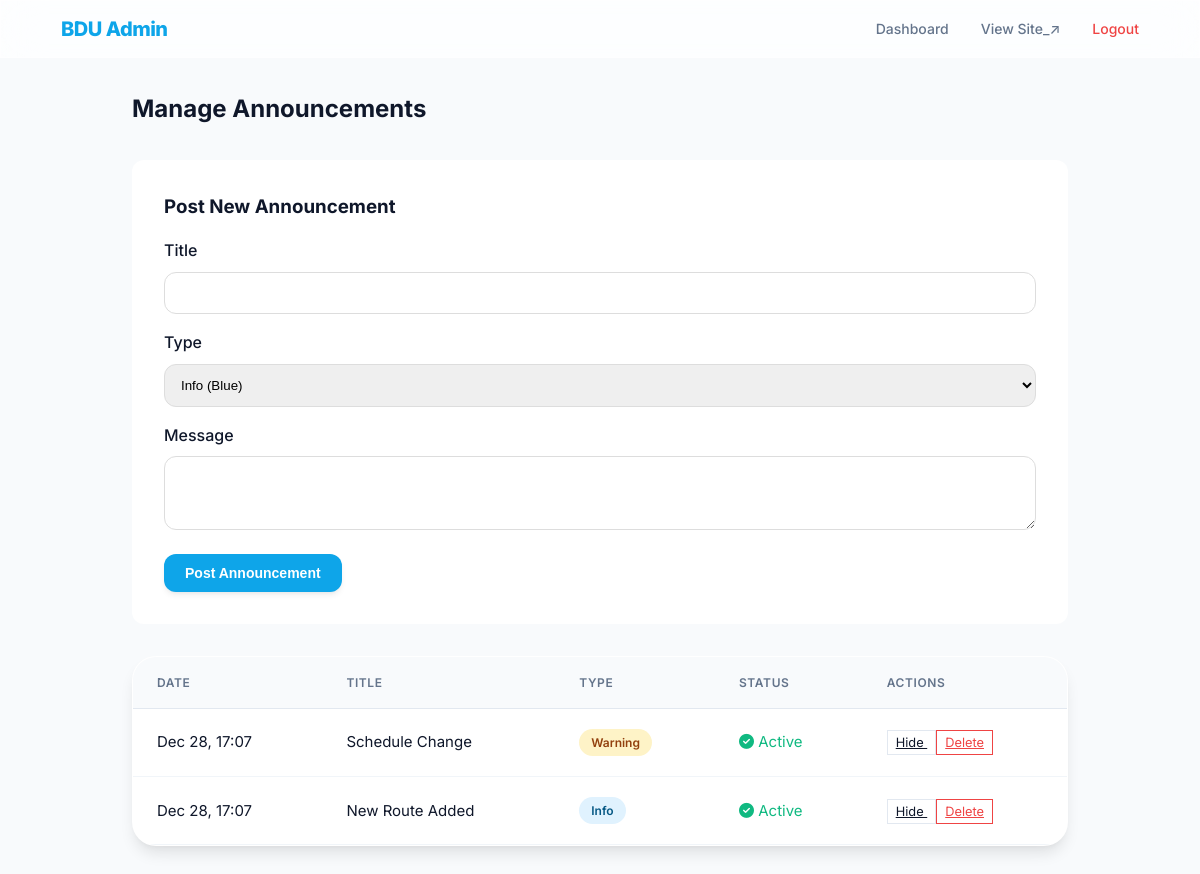
The page /admin/announcements.php (signed in) on the database its author committed.
### tables this page shows
CREATE TABLE `announcements` (
  `announcement_id` int(11) NOT NULL AUTO_INCREMENT,
  `title` varchar(150) NOT NULL,
  `message` text NOT NULL,
  `type` enum('info','warning','alert') DEFAULT 'info',
  `is_active` boolean DEFAULT 1,
  `created_by` int(11) DEFAULT NULL,
  `date_posted` datetime DEFAULT current_timestamp(),
  PRIMARY KEY (`announcement_id`),
  FOREIGN KEY (`created_by`) REFERENCES `users` (`user_id`) ON DELETE SET NULL
);

### admin/announcements.php (the view, shortened to what this page needs)
<?php
require_once '../config/db_connect.php';
$announcements = $pdo->query("SELECT * FROM announcements ORDER BY date_posted DESC")->fetchAll();
?>
<!DOCTYPE html>
<html lang="en">
<head>
    <link rel="stylesheet" href="https://cdnjs.cloudflare.com/ajax/libs/font-awesome/6.4.0/css/all.min.css">
    <link rel="stylesheet" href="../assets/css/style.css">
</head>
<body style="background: #f8fafc;">
    <nav class="navbar glass" style="position: sticky;">
        <a href="dashboard.php" class="logo">BDU Admin</a>
        <div class="nav-links">
            <a href="dashboard.php">Dashboard</a>
            <a href="../index.php" target="_blank">View Site_&nearr;</a>
            <a href="logout.php" style="color: var(--danger-color);">Logout</a>
        </div>
    </nav>
    <div class="admin-container">
        <h2 style="margin-bottom: 2rem;">Manage Announcements</h2>
        <div class="form-card">
            <h3 style="margin-bottom: 1rem;">Post New Announcement</h3>
            <form method="POST">
                <div style="margin-bottom: 1rem;">
                    <label style="display: block; margin-bottom: 0.5rem; font-weight: 500;">Title</label>
                    <input type="text" name="title" class="form-control" required
                        style="width: 100%; padding: 0.75rem; border: 1px solid #ddd; border-radius: var(--radius-md);">
                </div>
                <div style="margin-bottom: 1rem;">
                    <label style="display: block; margin-bottom: 0.5rem; font-weight: 500;">Type</label>
                    <select name="type"
                        style="width: 100%; padding: 0.75rem; border: 1px solid #ddd; border-radius: var(--radius-md);">
                        <option value="info">Info (Blue)</option>
                    </select>
                </div>
                <div style="margin-bottom: 1rem;">
                    <label style="display: block; margin-bottom: 0.5rem; font-weight: 500;">Message</label>
                    <textarea name="message" rows="3" class="form-control" required
                        style="width: 100%; padding: 0.75rem; border: 1px solid #ddd; border-radius: var(--radius-md);"></textarea>
                </div>
                <button type="submit" class="btn btn-primary">Post Announcement</button>
            </form>
        </div>
        <div class="table-container">
            <table>
                <thead>
                    <tr>
                        <th>Date</th>
                        <th>Title</th>
                        <th>Type</th>
                        <th>Status</th>
                        <th>Actions</th>
                    </tr>
                </thead>
                <tbody>
                    <?php foreach ($announcements as $row): ?>
                        <tr>
                            <td><?php echo date('M d, H:i', strtotime($row['date_posted'])); ?></td>
                            <td><?php echo htmlspecialchars($row['title']); ?></td>
                            <td>
                                <span
                                    class="badge badge-<?php echo $row['type'] === 'info' ? 'info' : ($row['type'] === 'warning' ? 'warning' : 'danger'); ?>">
                                    <?php echo ucfirst($row['type']); ?>
                                </span>
                            </td>
                            <td>
                                <?php if ($row['is_active']): ?>
                                    <span style="color: var(--success-color);"><i class="fas fa-check-circle"></i> Active</span>
                                <?php else: ?>
                                    <span style="color: var(--text-muted);"><i class="fas fa-times-circle"></i> Inactive</span>
                                <?php endif; ?>
                            </td>
                            <td>
                                <a href="?action=toggle&id=<?php echo $row['announcement_id']; ?>" class="btn-outline"
                                    style="padding: 0.25rem 0.5rem; font-size: 0.8rem;">
                                    <?php echo $row['is_active'] ? 'Hide' : 'Show'; ?>
                                </a>
                                <a href="?action=delete&id=<?php echo $row['announcement_id']; ?>" class="btn-outline"
                                    style="padding: 0.25rem 0.5rem; font-size: 0.8rem; border-color: var(--danger-color); color: var(--danger-color);"
                                    onclick="return confirm('Delete this?');">
                                    Delete
                                </a>
                            </td>
                        </tr>
                    <?php endforeach; ?>
                </tbody>
            </table>
        </div>
    </div>
</body>
</html>

### assets/css/style.css (style rules this page uses)
:root { --primary-color: #0ea5e9; --primary-hover: #0284c7; --primary-dark: #075985; --primary-light: rgba(14, 165, 233, 0.1); --secondary-color: #10b981; --accent-color: #f59e0b; --danger-color: #ef4444; --success-color: #10b981; --warning-color: #f59e0b; --bg-main: #fcfdfe; --bg-card: #ffffff; --text-main: #0f172a; --text-muted: #64748b; --text-light: #f1f5f9; --shadow-sm: 0 1px 2px 0 rgb(0 0 0 / 0.05); --shadow-md: 0 4px 6px -1px rgb(0 0 0 / 0.07), 0 2px 4px -2px rgb(0 0 0 / 0.06); --shadow-lg: 0 10px 15px -3px rgb(0 0 0 / 0.1), 0 4px 6px -4px rgb(0 0 0 / 0.05); --shadow-xl: 0 25px 50px -12px rgba(0, 0, 0, 0.15); --shadow-primary: 0 10px 15px -3px rgba(14, 165, 233, 0.3); --radius-sm: 0.5rem; --radius-md: 0.75rem; --radius-lg: 1rem; --radius-xl: 1.5rem; --transition: all 0.4s cubic-bezier(0.16, 1, 0.3, 1); --glass-bg: rgba(255, 255, 255, 0.7); --glass-border: 1px solid rgba(255, 255, 255, 0.4); }
* { margin: 0; padding: 0; box-sizing: border-box; }
body { font-family: "Outfit", "Inter", system-ui, -apple-system, sans-serif; background-color: var(--bg-main); color: var(--text-main); line-height: 1.6; overflow-x: hidden; background-image: radial-gradient( at 0% 0%, rgba(14, 165, 233, 0.08) 0px, transparent 50% ), radial-gradient(at 100% 100%, rgba(16, 185, 129, 0.05) 0px, transparent 50%), radial-gradient(at 50% 50%, rgba(245, 158, 11, 0.02) 0px, transparent 50%); background-attachment: fixed; }
.glass { background: var(--glass-bg); backdrop-filter: blur(20px) saturate(180%); -webkit-backdrop-filter: blur(20px) saturate(180%); border: var(--glass-border); }
.btn { display: inline-flex; align-items: center; justify-content: center; padding: 0.625rem 1.25rem; border-radius: var(--radius-md); font-weight: 600; font-size: 0.875rem; transition: var(--transition); cursor: pointer; border: 1px solid transparent; gap: 0.5rem; text-decoration: none; }
.btn-primary { background-color: var(--primary-color); color: white; box-shadow: var(--shadow-md); }
.btn-outline { background-color: transparent; border: 1px solid #e2e8f0; color: var(--text-main); }
.navbar { position: fixed; top: 0; left: 0; right: 0; padding: 0.75rem 5%; display: flex; justify-content: space-between; align-items: center; z-index: 1000; transition: var(--transition); border-bottom: var(--glass-border); }
.logo { display: flex; align-items: center; gap: 0.5rem; font-size: 1.25rem; font-weight: 800; color: var(--primary-color); text-decoration: none; letter-spacing: -0.025em; }
.nav-links { display: flex; align-items: center; gap: 2rem; }
.nav-links a { color: var(--text-muted); text-decoration: none; font-weight: 500; font-size: 0.875rem; transition: var(--transition); }
.table-container { background: var(--bg-card); border-radius: var(--radius-xl); box-shadow: var(--shadow-lg); overflow: hidden; border: var(--glass-border); }
table { width: 100%; border-collapse: collapse; }
th { background: #f8fafc; padding: 1rem 1.5rem; text-align: left; font-size: 0.75rem; font-weight: 600; text-transform: uppercase; letter-spacing: 0.05em; color: var(--text-muted); border-bottom: 1px solid #e2e8f0; }
td { padding: 1.25rem 1.5rem; font-size: 0.9375rem; border-bottom: 1px solid #f1f5f9; }
.form-control { width: 100%; padding: 0.625rem 0.875rem; border-radius: var(--radius-md); border: 1px solid #d1d5db; background-color: white; font-size: 0.875rem; transition: var(--transition); }
.badge { display: inline-flex; align-items: center; padding: 0.25rem 0.75rem; border-radius: 9999px; font-size: 0.75rem; font-weight: 600; }
.badge-warning { background: #fef3c7; color: #92400e; }
.badge-info { background: #e0f2fe; color: #075985; }

### admin/announcements.php (style rules this page uses)
.admin-container { padding: 2rem; max-width: 1000px; margin: 0 auto; }
.form-card { background: white; padding: 2rem; border-radius: var(--radius-md); box-shadow: var(--shadow-main); margin-bottom: 2rem; }

### rows shown on the page
announcements: date_posted "Dec 28, 17:07", title "Schedule Change", type "Warning", is_active 1 (drawn)
announcements: date_posted "Dec 28, 17:07", title "New Route Added", type "Info", is_active 1 (drawn)
